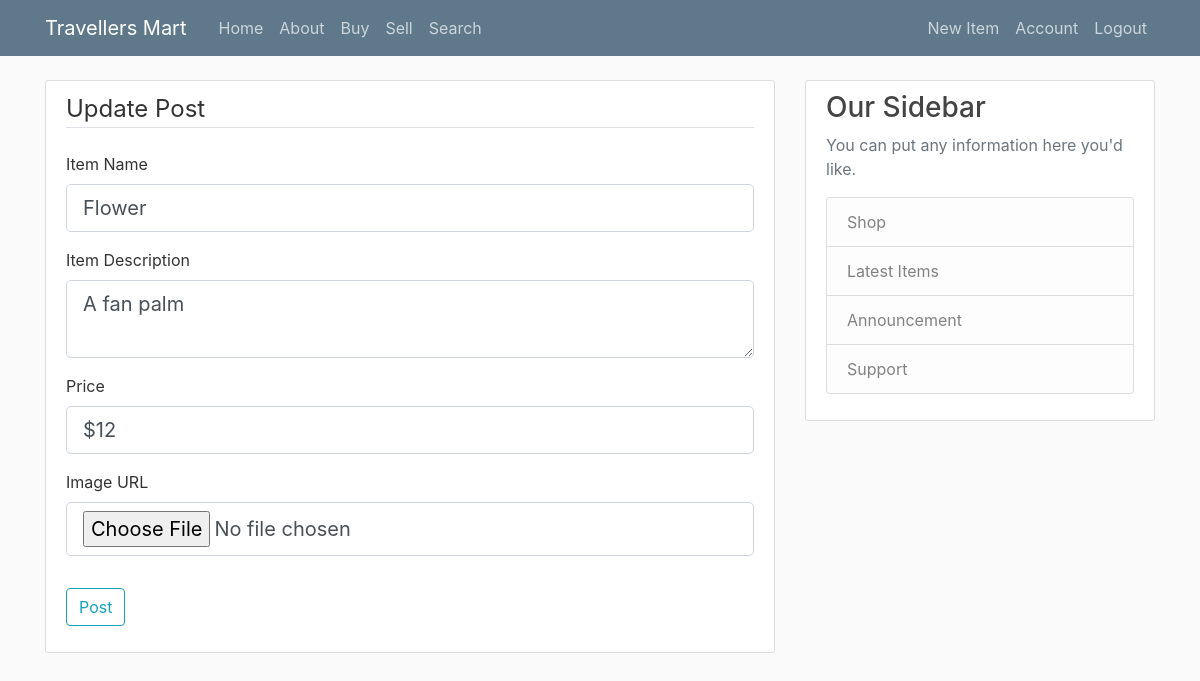
Page /post/1/update (signed in) on the earlier database version.
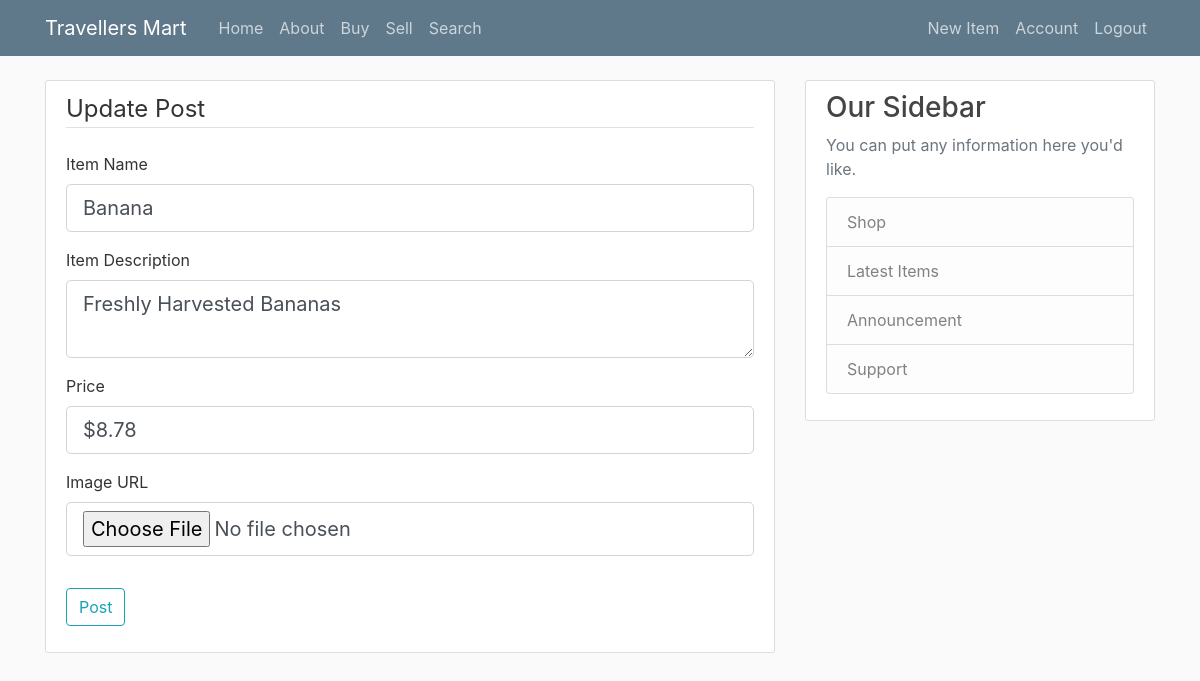
Same page on the later database version.
### flask_station/models.py (models this page shows, shortened)
class Post(db.Model):
    id = db.Column(db.Integer, primary_key=True)
    selling_item = db.Column(db.String(100), nullable=False,)
    content = db.Column(db.Text, nullable=False)
    price = db.Column(db.Text, nullable=False)
    image = db.Column(db.Text, nullable=False)
    date_posted = db.Column(db.DateTime, nullable=False, default=datetime.utcnow)
    user_id = db.Column(db.Integer, db.ForeignKey('user.id'), nullable=False)

### flask_station/posts/routes.py (the view)
@posts.route('/post/<int:post_id>/update', methods=['GET', 'POST'])
@login_required  # Ensure the user is logged in before accessing this route
def update_post(post_id):
    post = Post.query.get_or_404(post_id)  # Get the post by ID or return 404 if not found
    if post.merchant != current_user:  # Ensure the current user is the owner of the post
        abort(403)  # Return 403 Forbidden if not authorized
    form = PostForm()
    if form.validate_on_submit():
        post.selling_item = form.title.data  # Update the post's title
        post.content = form.content.data  # Update the post's content
        post.price = form.price.data  # Update the post's price
        if form.image.data:  # Check if a new image was uploaded
            picture_file = save_post_picture(form.image.data)  # Save the new image
            post.image = picture_file  # Update the post's image
        db.session.commit()  # Commit the changes to the database
        flash('Your Item has been updated!', 'success')  # Flash a success message
        return redirect(url_for('posts.post', post_id=post.id))  # Redirect to the updated post view
    elif request.method == 'GET':
        form.title.data = post.selling_item  # Pre-fill the form with the current post title
        form.content.data = post.content  # Pre-fill the form with the current post content
        form.price.data = post.price  # Pre-fill the form with the current post price
    return render_template('create_post.html', title='Update Item',
                           form=form, legend='Update Post')  # Render the form for updating the post

### flask_station/posts/forms.py
class PostForm(FlaskForm):
    title = StringField('Item Name', validators=[DataRequired()])
    content = TextAreaField('Item Description', validators=[DataRequired()])
    price = StringField('Price', validators=[DataRequired()])
    image = FileField('Image URL', validators=[FileAllowed(['jpg', 'jpeg', 'png'])])
    submit = SubmitField('Post')

### flask_station/models.py (called while the page is built)
@login_manager.user_loader
def load_user(user_id):
    return User.query.get(int(user_id))

### flask_station/templates/create_post.html (shortened to what this page needs)
{% extends "layout.html" %}
{% block content %}
<div class="content-section">
    <form method="POST" action="" enctype="multipart/form-data">
        <fieldset class="form-group">
            <legend class="border-bottom mb-4">{{ legend }}</legend>
            <div class="form-group">
                {{ form.title.label(class="form-control-label") }}
                {% if form.title.errors %}
                    {{ form.title(class="form-control form-control-label-lg is-invalid") }}
                    <div class="invalid-feedback">
                        {% for error in form.title.errors %}
                            <span>{{ error }}</span>
                        {% endfor %}
                    </div>
                {% else %}
                    {{ form.title(class="form-control form-control-lg") }}
                {% endif %}
            </div>
            <div class="form-group">
                {{ form.content.label(class="form-control-label") }}
                {% if form.content.errors %}
                    {{ form.content(class="form-control form-control-label-lg is-invalid") }}
                    <div class="invalid-feedback">
                        {% for error in form.content.errors %}
                            <span>{{ error }}</span>
                        {% endfor %}
                    </div>
                {% else %}
                    {{ form.content(class="form-control form-control-lg") }}
                {% endif %}
            </div>
            <div class="form-group">
                {{ form.price.label(class="form-control-label") }}
                {% if form.price.errors %}
                    {{ form.price(class="form-control form-control-label-lg is-invalid") }}
                    <div class="invalid-feedback">
                        {% for error in form.price.errors %}
                            <span>{{ error }}</span>
                        {% endfor %}
                    </div>
                {% else %}
                    {{ form.price(class="form-control form-control-lg") }}
                {% endif %}
            </div>
            <div class="form-group">
                {{ form.image.label(class="form-control-label") }}
                {% if form.image.errors %}
                    {{ form.image(class="form-control form-control-label-lg is-invalid") }}
                    <div class="invalid-feedback">
                        {% for error in form.image.errors %}
                            <span>{{ error }}</span>
                        {% endfor %}
                    </div>
                {% else %}
                    {{ form.image(class="form-control form-control-lg") }}
                {% endif %}
            </div>
        </fieldset>
        <div class="form-group">
            {{ form.submit(class="btn btn-outline-info") }}
        </div>
    </form>
</div>
{% endblock content %}

Differences in the rows shown:
changed Post: content "A fan palm" → "Freshly Harvested Bananas"; price "$12" → "$8.78"
Other differences:
form field title: "Flower" → "Banana"
